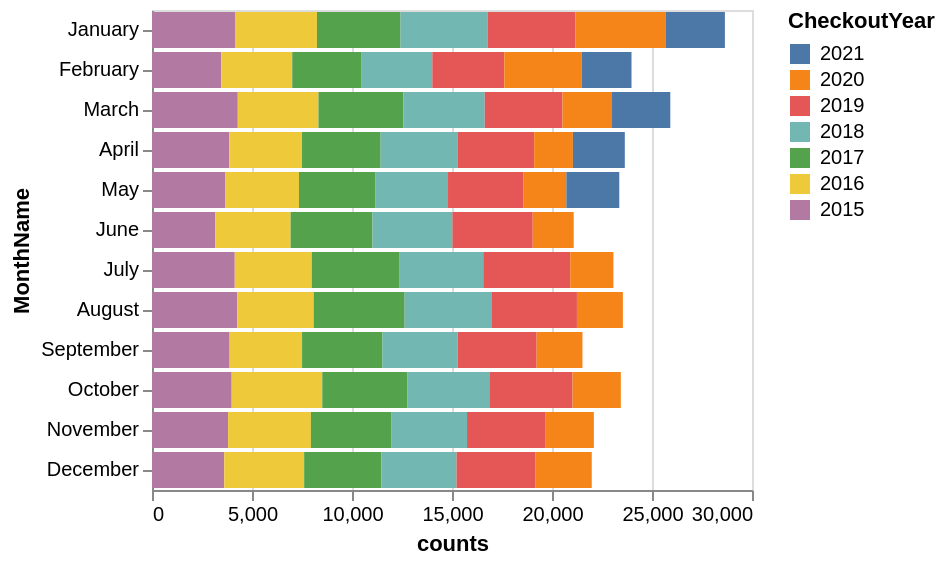

The notebook cell saved with this chart:
### Code cell
selection = alt.selection_point(fields=['CheckoutYear'], bind='legend')

alt.Chart(month_year_counts).mark_bar().encode(
    y=alt.Y('MonthName:N',
            sort=['January','February','March','April','May','June',
                  'July','August','September','October','November','December']),
    x='counts:Q',
    color=alt.Color('CheckoutYear:N',
                    sort=alt.EncodingSortField('CheckoutYear', order='descending')),
    tooltip=['MonthName', 'counts', 'CheckoutYear'],
    opacity=alt.condition(selection, alt.value(1), alt.value(0.2)),
    order='CheckoutYear'
).add_params(
    selection
)

### Figure 1 — Vega-Lite specification as saved in the notebook (floating-point values rounded to 4 significant figures)
{"config": {"view": {"continuousWidth": 300, "continuousHeight": 300}}, "data": {"name": "data-f092549876a325dc0774cd0182c857fd"}, "mark": {"type": "bar"}, "encoding": {"color": {"field": "CheckoutYear", "sort": {"field": "CheckoutYear", "order": "descending"}, "type": "nominal"}, "opacity": {"condition": {"param": "param_9", "value": 1}, "value": 0.2}, "order": {"field": "CheckoutYear", "type": "quantitative"}, "tooltip": [{"field": "MonthName", "type": "nominal"}, {"field": "counts", "type": "quantitative"}, {"field": "CheckoutYear", "type": "quantitative"}], "x": {"field": "counts", "type": "quantitative"}, "y": {"field": "MonthName", "sort": ["January", "February", "March", "April", "May", "June", "July", "August", "September", "October", "November", "December"], "type": "nominal"}}, "params": [{"name": "param_9", "select": {"type": "point", "fields": ["CheckoutYear"]}, "bind": "legend"}], "$schema": "https://vega.github.io/schema/vega-lite/v5.20.1.json", "datasets": {"data-f092549876a325dc0774cd0182c857fd": [{"CheckoutMonth": 1, "CheckoutYear": 2015, "counts": 4149, "MonthName": "January"}, {"CheckoutMonth": 1, "CheckoutYear": 2016, "counts": 4098, "MonthName": "January"}, {"CheckoutMonth": 1, "CheckoutYear": 2017, "counts": 4181, "MonthName": "January"}, {"CheckoutMonth": 1, "CheckoutYear": 2018, "counts": 4346, "MonthName": "January"}, {"CheckoutMonth": 1, "CheckoutYear": 2019, "counts": 4401, "MonthName": "January"}, {"CheckoutMonth": 1, "CheckoutYear": 2020, "counts": 4499, "MonthName": "January"}, {"CheckoutMonth": 1, "CheckoutYear": 2021, "counts": 2971, "MonthName": "January"}, {"CheckoutMonth": 2, "CheckoutYear": 2015, "counts": 3466, "MonthName": "February"}, {"CheckoutMonth": 2, "CheckoutYear": 2016, "counts": 3546, "MonthName": "February"}, {"CheckoutMonth": 2, "CheckoutYear": 2017, "counts": 3471, "MonthName": "February"}, {"CheckoutMonth": 2, "CheckoutYear": 2018, "counts": 3533, "MonthName": "February"}, {"CheckoutMonth": 2, "CheckoutYear": 2019, "counts": 3598, "MonthName": "February"}, {"CheckoutMonth": 2, "CheckoutYear": 2020, "counts": 3865, "MonthName": "February"}, {"CheckoutMonth": 2, "CheckoutYear": 2021, "counts": 2496, "MonthName": "February"}, {"CheckoutMonth": 3, "CheckoutYear": 2015, "counts": 4288, "MonthName": "March"}, {"CheckoutMonth": 3, "CheckoutYear": 2016, "counts": 4036, "MonthName": "March"}, {"CheckoutMonth": 3, "CheckoutYear": 2017, "counts": 4240, "MonthName": "March"}, {"CheckoutMonth": 3, "CheckoutYear": 2018, "counts": 4073, "MonthName": "March"}, {"CheckoutMonth": 3, "CheckoutYear": 2019, "counts": 3887, "MonthName": "March"}, {"CheckoutMonth": 3, "CheckoutYear": 2020, "counts": 2477, "MonthName": "March"}, {"CheckoutMonth": 3, "CheckoutYear": 2021, "counts": 2914, "MonthName": "March"}, {"CheckoutMonth": 4, "CheckoutYear": 2015, "counts": 3870, "MonthName": "April"}, {"CheckoutMonth": 4, "CheckoutYear": 2016, "counts": 3631, "MonthName": "April"}, {"CheckoutMonth": 4, "CheckoutYear": 2017, "counts": 3931, "MonthName": "April"}, {"CheckoutMonth": 4, "CheckoutYear": 2018, "counts": 3839, "MonthName": "April"}, {"CheckoutMonth": 4, "CheckoutYear": 2019, "counts": 3837, "MonthName": "April"}, {"CheckoutMonth": 4, "CheckoutYear": 2020, "counts": 1937, "MonthName": "April"}, {"CheckoutMonth": 4, "CheckoutYear": 2021, "counts": 2596, "MonthName": "April"}, {"CheckoutMonth": 5, "CheckoutYear": 2015, "counts": 3673, "MonthName": "May"}, {"CheckoutMonth": 5, "CheckoutYear": 2016, "counts": 3675, "MonthName": "May"}, {"CheckoutMonth": 5, "CheckoutYear": 2017, "counts": 3808, "MonthName": "May"}, {"CheckoutMonth": 5, "CheckoutYear": 2018, "counts": 3645, "MonthName": "May"}, {"CheckoutMonth": 5, "CheckoutYear": 2019, "counts": 3758, "MonthName": "May"}, {"CheckoutMonth": 5, "CheckoutYear": 2020, "counts": 2159, "MonthName": "May"}, {"CheckoutMonth": 5, "CheckoutYear": 2021, "counts": 2646, "MonthName": "May"}, {"CheckoutMonth": 6, "CheckoutYear": 2015, "counts": 3168, "MonthName": "June"}, {"CheckoutMonth": 6, "CheckoutYear": 2016, "counts": 3762, "MonthName": "June"}, {"CheckoutMonth": 6, "CheckoutYear": 2017, "counts": 4095, "MonthName": "June"}, {"CheckoutMonth": 6, "CheckoutYear": 2018, "counts": 3997, "MonthName": "June"}, {"CheckoutMonth": 6, "CheckoutYear": 2019, "counts": 4015, "MonthName": "June"}, {"CheckoutMonth": 6, "CheckoutYear": 2020, "counts": 2048, "MonthName": "June"}, {"CheckoutMonth": 7, "CheckoutYear": 2015, "counts": 4138, "MonthName": "July"}, {"CheckoutMonth": 7, "CheckoutYear": 2016, "counts": 3852, "MonthName": "July"}, {"CheckoutMonth": 7, "CheckoutYear": 2017, "counts": 4394, "MonthName": "July"}, {"CheckoutMonth": 7, "CheckoutYear": 2018, "counts": 4179, "MonthName": "July"}, {"CheckoutMonth": 7, "CheckoutYear": 2019, "counts": 4348, "MonthName": "July"}, {"CheckoutMonth": 7, "CheckoutYear": 2020, "counts": 2159, "MonthName": "July"}, {"CheckoutMonth": 8, "CheckoutYear": 2015, "counts": 4263, "MonthName": "August"}, {"CheckoutMonth": 8, "CheckoutYear": 2016, "counts": 3820, "MonthName": "August"}, {"CheckoutMonth": 8, "CheckoutYear": 2017, "counts": 4549, "MonthName": "August"}, {"CheckoutMonth": 8, "CheckoutYear": 2018, "counts": 4368, "MonthName": "August"}, {"CheckoutMonth": 8, "CheckoutYear": 2019, "counts": 4247, "MonthName": "August"}, {"CheckoutMonth": 8, "CheckoutYear": 2020, "counts": 2298, "MonthName": "August"}, {"CheckoutMonth": 9, "CheckoutYear": 2015, "counts": 3881, "MonthName": "September"}, {"CheckoutMonth": 9, "CheckoutYear": 2016, "counts": 3622, "MonthName": "September"}, {"CheckoutMonth": 9, "CheckoutYear": 2017, "counts": 4024, "MonthName": "September"}, {"CheckoutMonth": 9, "CheckoutYear": 2018, "counts": 3758, "MonthName": "September"}, {"CheckoutMonth": 9, "CheckoutYear": 2019, "counts": 3948, "MonthName": "September"}, {"CheckoutMonth": 9, "CheckoutYear": 2020, "counts": 2291, "MonthName": "September"}, {"CheckoutMonth": 10, "CheckoutYear": 2015, "counts": 3984, "MonthName": "October"}, {"CheckoutMonth": 10, "CheckoutYear": 2016, "counts": 4529, "MonthName": "October"}, {"CheckoutMonth": 10, "CheckoutYear": 2017, "counts": 4245, "MonthName": "October"}, {"CheckoutMonth": 10, "CheckoutYear": 2018, "counts": 4142, "MonthName": "October"}, {"CheckoutMonth": 10, "CheckoutYear": 2019, "counts": 4129, "MonthName": "October"}, {"CheckoutMonth": 10, "CheckoutYear": 2020, "counts": 2413, "MonthName": "October"}, {"CheckoutMonth": 11, "CheckoutYear": 2015, "counts": 3805, "MonthName": "November"}, {"CheckoutMonth": 11, "CheckoutYear": 2016, "counts": 4139, "MonthName": "November"}, {"CheckoutMonth": 11, "CheckoutYear": 2017, "counts": 4012, "MonthName": "November"}, {"CheckoutMonth": 11, "CheckoutYear": 2018, "counts": 3796, "MonthName": "November"}, {"CheckoutMonth": 11, "CheckoutYear": 2019, "counts": 3933, "MonthName": "November"}, {"CheckoutMonth": 11, "CheckoutYear": 2020, "counts": 2408, "MonthName": "November"}, {"CheckoutMonth": 12, "CheckoutYear": 2015, "counts": 3613, "MonthName": "December"}, {"CheckoutMonth": 12, "CheckoutYear": 2016, "counts": 3995, "MonthName": "December"}, {"CheckoutMonth": 12, "CheckoutYear": 2017, "counts": 3857, "MonthName": "December"}, {"CheckoutMonth": 12, "CheckoutYear": 2018, "counts": 3763, "MonthName": "December"}, {"CheckoutMonth": 12, "CheckoutYear": 2019, "counts": 3931, "MonthName": "December"}, {"CheckoutMonth": 12, "CheckoutYear": 2020, "counts": 2829, "MonthName": "December"}]}}
